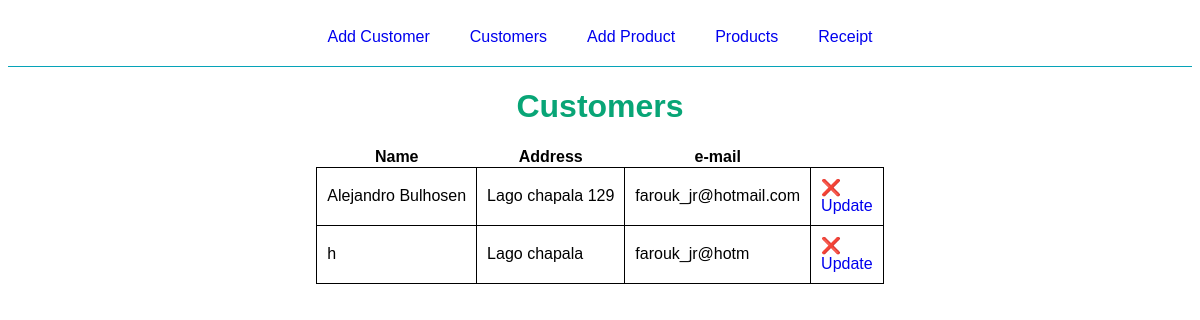
/customer/customers, run on an earlier commit of the app's database.
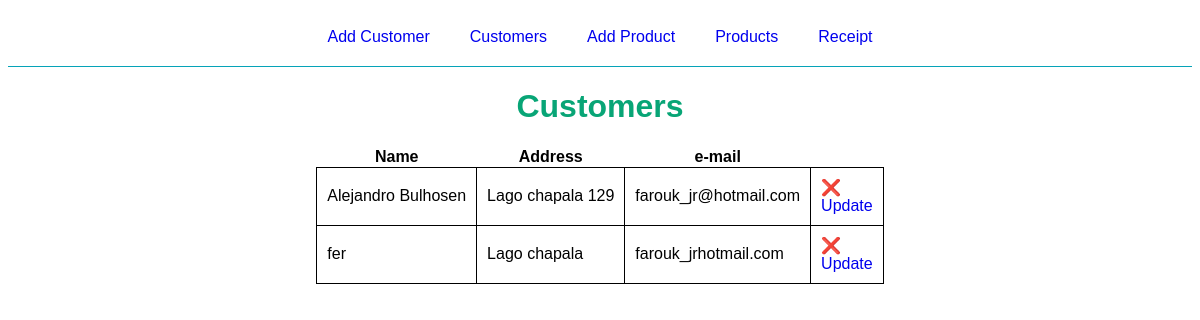
And on a later commit of the database.
### flaskr/models/customer/__init__.py (models this page shows, shortened)
class Customer(db.Model, MyModel):
    id = Column(Integer, primary_key=True)
    name = Column(String(100), unique=True, nullable=False)
    address = Column(String(150), unique=True, nullable=False)
    email = Column(String(50), unique=True, nullable=False)
    def get_all():
        return Customer.query.all()

### flaskr/views/customer.py (the view)
@bp.route('/customers')
def customers():
    customers = Customer.get_all()
    return render_template(
        "customer/customers.html",
        customers=customers,
        heads=customer_heads
    )

### flaskr/templates/customer/customers.html (shortened to what this page needs)
{% extends 'base.html' %}
{% block content %}
<div class="title-container">
    <h1 class="title">Customers</h1>
</div>
<table class="customers">
    <tr>
        <th>Name</th>
        <th>Address</th>
        <th>e-mail</th>
      </tr>
    {% for customer in customers %}
    <tr>
        {% for head in heads %}
        <td>
            {{ customer[head] }}
        </td>
        {% endfor %}
        <td>
            <a href="{{ url_for('customer.delete', customer_id=customer.id) }}">❌</a>
            <br>
            <a href="{{ url_for('customer.update', customer_id=customer.id) }}">Update</a>
        </td>
    </tr>
    {% endfor %}
</table>
{% endblock %}

### flaskr/templates/base.html (shortened to what this page needs)
<html lang="en">
<head>
    <link rel="stylesheet" href="{{ url_for('static', filename='style.css') }}">
</head>
<nav>
    <div >
        <a href="{{ url_for('customer.add') }}">Add Customer</a>
    </div>
    <div>
        <a href="{{ url_for('customer.customers') }}">Customers</a>
    </div>
    <div >
        <a href="{{ url_for('product.add') }}">Add Product</a>
    </div>
    <div>
        <a href="{{ url_for('product.products') }}">Products</a>
    </div>
    <div>
        <a href="{{ url_for('receipt.receipt') }}">Receipt</a>
    </div>
</nav>
<body>
    {% block content %}
    {% endblock %}
</body>
</html>

### flaskr/static/style.css (style rules this page uses)
* { font-family: Verdana, Geneva, Tahoma, sans-serif; }
.title { font-family: Verdana, Geneva, Tahoma, sans-serif; color: rgb(8, 165, 118) }
.title-container, .add, .update { display: flex; justify-content: center; flex-direction: column; align-items: center; }
nav { display: flex; flex-direction: row; justify-content: center; border-bottom: 1px solid rgb(6, 163, 184); }
nav div { margin: 20px }
nav a { text-decoration: none; }
.customers, .products { display: grid; justify-content: center; border-collapse: collapse; }
td { border: 1px solid black; border-collapse: collapse; padding: 10px; }
a { text-decoration: none; }

What changed in the data, as far as the page shows it:
removed Customer: name "h" "Lago chapala" "farouk_jr@hotm"
added Customer: name "fer" "Lago chapala" "farouk_jrhotmail.com"
